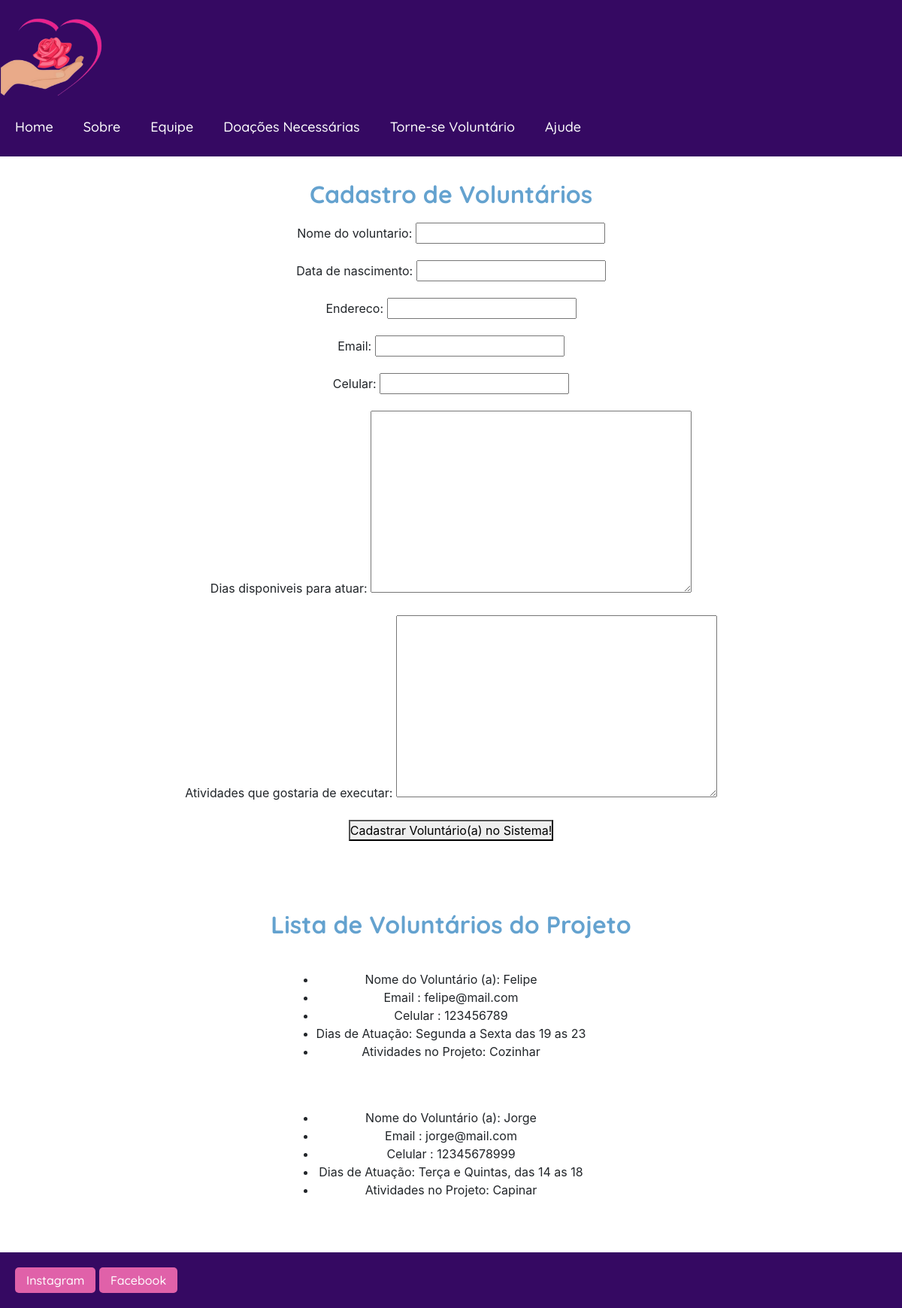
/voluntario, run on the app's committed database.
### polls/models.py (models this page shows, shortened)
class voluntario_cadastro(models.Model):
    nome_do_voluntario = models.CharField(max_length=300, null=True)
    data_de_nascimento = models.DateField(blank=True, null=True)
    Endereco = models.CharField(max_length=300, null=True)
    Email = models.EmailField(blank=True, null=True)
    Celular = models.CharField(max_length=20, blank=True, null=True)
    Dias_disponiveis_para_atuar = models.TextField(default='')
    Atividades_que_gostaria_de_executar = models.TextField(default='')

### polls/views.py (the view, shortened to what this page needs)
# urls.py: path('voluntario', voluntario, name="voluntario"),
def voluntario(request):
     voluntarios = voluntario_cadastro.objects.all()
     if request.method == 'GET':
        form = voluntarioforms()
        context = {
            'form': form,
        }
        return render(request, 'voluntario.html', {'form': form, 'voluntarios': voluntarios})

### polls/forms.py
class voluntarioforms(forms.ModelForm):
    class Meta:
        model = voluntario_cadastro
        fields = '__all__'

### templates/voluntario.html (shortened to what this page needs)
{% load static %}
<!DOCTYPE html>
<html lang="pt-br">
<head>
    <link rel="stylesheet" href="{% static 'css/layout/header.css' %}">
    <link rel="stylesheet" href="{% static 'css/layout/footer.css' %}">
    <link rel="stylesheet" href="{% static 'css/pages/voluntario.css' %}">
    <link href="{%static 'https://cdn.jsdelivr.net/npm/bootstrap@5.3.3/dist/css/bootstrap.min.css' %}" rel="stylesheet"
>
    <link rel="stylesheet" href="{%static 'https://cdnjs.cloudflare.com/ajax/libs/animate.css/4.1.1/animate.min.css' %}">
    <link rel="stylesheet" href="{%static 'css/pages/index.css' %}">
    </head>
<body>
    <header>
        <div id="logo-area">
            <img src="{% static 'img/logo.png' %}" id="logo">
        </div>
        <ul>
            <a href="index">
                <li class="nav-item">Home</li>
            </a>
            <a href="sobre">
                <li class="nav-item">Sobre</li>
            </a>
            <a href="equipe">
                <li class="nav-item">Equipe</li>
            </a>
            <a href="doacoes_necessarias">
                <li class="nav-item">Doações Necessárias</li>
            </a>
            <a href="voluntario">
                <li class="nav-item">Torne-se Voluntário</li>
            </a>
            <a href="ajude">
                <li class="nav-item">Ajude</li>
            </a>
        </ul>
    </header>
    <section id="infoArea">
        <div class="message" style='text-align:center'>
            <div class="titleReception">
                <h2>Cadastro de Voluntários</h2>
            </div>
            <div>
                <form method="post">
                    {{ form.as_p }}
                    <button type="submit">Cadastrar Voluntário(a) no Sistema!</button>
                </form>
            </div>
            <br>
            <br>
            <br>
            <div class="titleReception">
                <h2>Lista de Voluntários do Projeto</h2>
            </div>
            <div>
            {% for voluntarios in voluntarios %}
            <br>
            <ul>
            <li>Nome do Voluntário (a): {{voluntarios.nome_do_voluntario}}</li>
            <li>Email : {{voluntarios.Email}}</li>
            <li>Celular : {{voluntarios.Celular}}</li>
            <li>Dias de Atuação: {{voluntarios.Dias_disponiveis_para_atuar}}</li>
            <li>Atividades no Projeto: {{voluntarios.Atividades_que_gostaria_de_executar}}</li>
            </ul>
            <br>
            {% endfor %}
            </div>
        </div>
    </section>
    <footer>
        <button class="btn-redes-sociais">Instagram</button>
        <button class="btn-redes-sociais">Facebook</button>
    </footer>
</body>
</html>

### static/css/layout/header.css (style rules this page uses)
* { margin: 0; padding: 0; box-sizing: border-box; }
body, html { margin: 0; padding: 0; height: 100%; display: flex; flex-direction: column; }
:root { --azulClaro: #64A2CF; --azulEscuro: #38609B; --branco: #fff; --cinza: #EEEEEF; --preto: #000; --rosa: #E061A9; --roxo: #350962; }
header { display: flex; align-items: center; justify-content: space-between; background-color: var(--roxo); padding: 0% 5% 0 0; }
header div { max-width: 150px; text-align: center; }
header div img { width: 100%; cursor: pointer; }
header ul { display: flex; align-items: center; list-style: none; color: var(--branco); }
header ul a { text-decoration: none; color: var(--branco); }
header ul li { font-size: 20px; font-family: 'Quicksand', sans-serif; font-weight: 400; }
.nav-item { text-decoration: none; color: #fff; font-size: 18px; font-style: normal; font-family: 'Quicksand', sans-serif; font-weight: 500; padding: 10px 20px; display: block; transition: background-color 0.3s ease; }

### static/css/layout/footer.css (style rules this page uses)
* { margin: 0; padding: 0; box-sizing: border-box; }
:root { --azulClaro: #64A2CF; --azulEscuro: #38609B; --branco: #fff; --cinza: #EEEEEF; --preto: #000; --rosa: #E061A9; --roxo: #350962; }
footer { display: flex; justify-content: center; align-items: center; gap: 30px; width: 100%; padding: 20px; background-color: var(--roxo); flex-wrap: wrap; }
footer .btn-redes-sociais { background-color: var(--rosa); color: var(--branco); border: none; font-size: 16px; font-family: 'Quicksand', sans-serif; font-weight: 500; border-radius: 5px; padding: 5px 15px; cursor: pointer; }

### static/css/pages/voluntario.css (style rules this page uses)
* { margin: 0; padding: 0; box-sizing: border-box; }
body, html { margin: 0; padding: 0; height: 100%; display: flex; flex-direction: column; }
:root { --azulClaro: #64A2CF; --azulEscuro: #38609B; --branco: #fff; --cinza: #EEEEEF; --preto: #000; --rosa: #E061A9; --roxo: #350962; }

### static/css/pages/index.css (style rules this page uses)
* { margin: 0; padding: 0; box-sizing: border-box; }
:root { --azulClaro: #64A2CF; --azulEscuro: #38609B; --branco: #fff; --cinza: #EEEEEF; --preto: #000; --rosa: #E061A9; --roxo: #350962; }
#infoArea { width: 100%; padding: 2.6%; display: flex; justify-content: center; align-items: end; gap: 30px; }
#infoArea .message { display: flex; flex-direction: column; align-items: center; gap: 10px; }
#infoArea .message .titleReception { width: 100%; text-align: center; }
#infoArea .message .titleReception h2 { color: var(--azulClaro); font-size: 32px; font-family: 'Quicksand', sans-serif; font-weight: 700; }

### data on the page
voluntario_cadastro: nome_do_voluntario "Felipe", Email "felipe@mail.com", Celular "123456789", Dias_disponiveis_para_atuar "Segunda a Sexta das 19 as 23", Atividades_que_gostaria_de_executar "Cozinhar"
voluntario_cadastro: nome_do_voluntario "Jorge", Email "jorge@mail.com", Celular "12345678999", Dias_disponiveis_para_atuar "Terça e Quintas, das 14 as 18", Atividades_que_gostaria_de_executar "Capinar"
